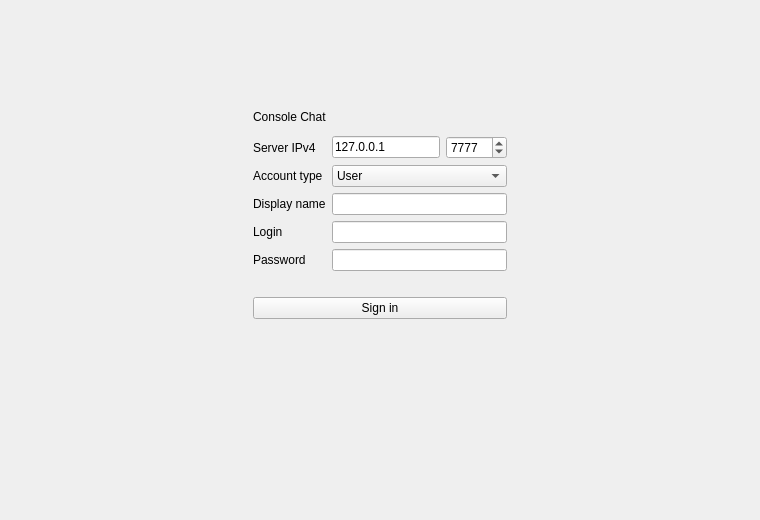
<?xml version="1.0" encoding="UTF-8"?>
<ui version="4.0">
  <class>LoginPage</class>
  <widget class="QWidget" name="LoginPage">
    <property name="geometry">
      <rect>
        <x>0</x>
        <y>0</y>
        <width>760</width>
        <height>520</height>
      </rect>
    </property>
    <layout class="QVBoxLayout" name="outerLayout" stretch="1,0,2">
      <item>
        <spacer name="topSpacer">
          <property name="orientation">
            <enum>Qt::Vertical</enum>
          </property>
          <property name="sizeHint" stdset="0">
            <size>
              <width>20</width>
              <height>40</height>
            </size>
          </property>
        </spacer>
      </item>
      <item alignment="Qt::AlignHCenter">
        <widget class="QWidget" name="loginForm" native="true">
          <property name="maximumSize">
            <size>
              <width>440</width>
              <height>16777215</height>
            </size>
          </property>
          <layout class="QVBoxLayout" name="formLayout">
            <item>
              <widget class="QLabel" name="loginTitle">
                <property name="text">
                  <string>Console Chat</string>
                </property>
              </widget>
            </item>
            <item>
              <widget class="QTabBar" name="loginMode"/>
            </item>
            <item>
              <layout class="QFormLayout" name="fieldsLayout">
                <property name="fieldGrowthPolicy">
                  <enum>QFormLayout::AllNonFixedFieldsGrow</enum>
                </property>
                <item row="0" column="0">
                  <widget class="QLabel" name="serverLabel">
                    <property name="text">
                      <string>Server IPv4</string>
                    </property>
                    <property name="buddy">
                      <cstring>serverHost</cstring>
                    </property>
                  </widget>
                </item>
                <item row="0" column="1">
                  <layout class="QHBoxLayout" name="addressLayout" stretch="1,0">
                    <item>
                      <widget class="QLineEdit" name="serverHost">
                        <property name="text">
                          <string>127.0.0.1</string>
                        </property>
                      </widget>
                    </item>
                    <item>
                      <widget class="QSpinBox" name="serverPort">
                        <property name="minimum">
                          <number>1024</number>
                        </property>
                        <property name="maximum">
                          <number>49151</number>
                        </property>
                        <property name="value">
                          <number>7777</number>
                        </property>
                      </widget>
                    </item>
                  </layout>
                </item>
                <item row="1" column="0">
                  <widget class="QLabel" name="roleLabel">
                    <property name="text">
                      <string>Account type</string>
                    </property>
                    <property name="buddy">
                      <cstring>loginRole</cstring>
                    </property>
                  </widget>
                </item>
                <item row="1" column="1">
                  <widget class="QComboBox" name="loginRole">
                    <item>
                      <property name="text">
                        <string>User</string>
                      </property>
                    </item>
                    <item>
                      <property name="text">
                        <string>ADMIN</string>
                      </property>
                    </item>
                  </widget>
                </item>
                <item row="2" column="0">
                  <widget class="QLabel" name="displayNameLabel">
                    <property name="text">
                      <string>Display name</string>
                    </property>
                    <property name="buddy">
                      <cstring>displayName</cstring>
                    </property>
                  </widget>
                </item>
                <item row="2" column="1">
                  <widget class="QLineEdit" name="displayName"/>
                </item>
                <item row="3" column="0">
                  <widget class="QLabel" name="loginLabel">
                    <property name="text">
                      <string>Login</string>
                    </property>
                    <property name="buddy">
                      <cstring>login</cstring>
                    </property>
                  </widget>
                </item>
                <item row="3" column="1">
                  <widget class="QLineEdit" name="login"/>
                </item>
                <item row="4" column="0">
                  <widget class="QLabel" name="passwordLabel">
                    <property name="text">
                      <string>Password</string>
                    </property>
                    <property name="buddy">
                      <cstring>password</cstring>
                    </property>
                  </widget>
                </item>
                <item row="4" column="1">
                  <widget class="QLineEdit" name="password">
                    <property name="echoMode">
                      <enum>QLineEdit::Password</enum>
                    </property>
                  </widget>
                </item>
              </layout>
            </item>
            <item>
              <widget class="QLabel" name="loginError">
                <property name="text">
                  <string/>
                </property>
                <property name="textFormat">
                  <enum>Qt::PlainText</enum>
                </property>
                <property name="wordWrap">
                  <bool>true</bool>
                </property>
              </widget>
            </item>
            <item>
              <widget class="QPushButton" name="signInButton">
                <property name="text">
                  <string>Sign in</string>
                </property>
                <property name="primary" stdset="0">
                  <bool>true</bool>
                </property>
              </widget>
            </item>
          </layout>
        </widget>
      </item>
      <item>
        <spacer name="bottomSpacer">
          <property name="orientation">
            <enum>Qt::Vertical</enum>
          </property>
          <property name="sizeHint" stdset="0">
            <size>
              <width>20</width>
              <height>80</height>
            </size>
          </property>
        </spacer>
      </item>
    </layout>
  </widget>
  <tabstops>
    <tabstop>serverHost</tabstop>
    <tabstop>serverPort</tabstop>
    <tabstop>loginRole</tabstop>
    <tabstop>displayName</tabstop>
    <tabstop>login</tabstop>
    <tabstop>password</tabstop>
    <tabstop>signInButton</tabstop>
  </tabstops>
  <resources/>
  <connections/>
</ui>
